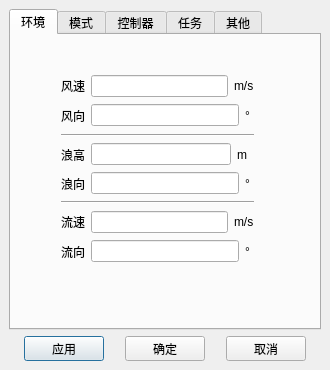
<?xml version="1.0" encoding="UTF-8"?>
<ui version="4.0">
 <class>SettingDialog</class>
 <widget class="QDialog" name="SettingDialog">
  <property name="geometry">
   <rect>
    <x>0</x>
    <y>0</y>
    <width>330</width>
    <height>370</height>
   </rect>
  </property>
  <property name="windowTitle">
   <string>Dialog</string>
  </property>
  <widget class="QTabWidget" name="tabWidget">
   <property name="geometry">
    <rect>
     <x>9</x>
     <y>9</y>
     <width>312</width>
     <height>321</height>
    </rect>
   </property>
   <property name="currentIndex">
    <number>0</number>
   </property>
   <widget class="QWidget" name="envSet">
    <attribute name="title">
     <string>环境</string>
    </attribute>
    <widget class="QWidget" name="layoutWidget">
     <property name="geometry">
      <rect>
       <x>50</x>
       <y>40</y>
       <width>193</width>
       <height>188</height>
      </rect>
     </property>
     <layout class="QGridLayout" name="gridLayout_4">
      <item row="0" column="0">
       <layout class="QGridLayout" name="gridLayout_5">
        <item row="0" column="0">
         <layout class="QGridLayout" name="gridLayout_6">
          <item row="0" column="0">
           <widget class="QLabel" name="label">
            <property name="text">
             <string>风速</string>
            </property>
           </widget>
          </item>
          <item row="0" column="1">
           <widget class="QLineEdit" name="windSpeed">
            <property name="inputMethodHints">
             <set>Qt::ImhDialableCharactersOnly</set>
            </property>
           </widget>
          </item>
          <item row="0" column="2">
           <widget class="QLabel" name="label_3">
            <property name="text">
             <string>m/s</string>
            </property>
           </widget>
          </item>
         </layout>
        </item>
        <item row="1" column="0">
         <layout class="QHBoxLayout" name="horizontalLayout_2">
          <item>
           <widget class="QLabel" name="label_2">
            <property name="text">
             <string>风向</string>
            </property>
           </widget>
          </item>
          <item>
           <widget class="QLineEdit" name="windDir"/>
          </item>
          <item>
           <widget class="QLabel" name="label_4">
            <property name="text">
             <string>° </string>
            </property>
           </widget>
          </item>
         </layout>
        </item>
       </layout>
      </item>
      <item row="1" column="0">
       <widget class="Line" name="line">
        <property name="orientation">
         <enum>Qt::Horizontal</enum>
        </property>
       </widget>
      </item>
      <item row="2" column="0">
       <layout class="QVBoxLayout" name="verticalLayout_2">
        <item>
         <layout class="QHBoxLayout" name="horizontalLayout_3">
          <item>
           <widget class="QLabel" name="label_5">
            <property name="text">
             <string>浪高</string>
            </property>
           </widget>
          </item>
          <item>
           <widget class="QLineEdit" name="waveHeight"/>
          </item>
          <item>
           <widget class="QLabel" name="label_6">
            <property name="text">
             <string>m  </string>
            </property>
           </widget>
          </item>
         </layout>
        </item>
        <item>
         <layout class="QHBoxLayout" name="horizontalLayout_4">
          <item>
           <widget class="QLabel" name="label_7">
            <property name="text">
             <string>浪向</string>
            </property>
           </widget>
          </item>
          <item>
           <widget class="QLineEdit" name="waveDir"/>
          </item>
          <item>
           <widget class="QLabel" name="label_8">
            <property name="text">
             <string>° </string>
            </property>
           </widget>
          </item>
         </layout>
        </item>
       </layout>
      </item>
      <item row="3" column="0">
       <widget class="Line" name="line_2">
        <property name="orientation">
         <enum>Qt::Horizontal</enum>
        </property>
       </widget>
      </item>
      <item row="4" column="0">
       <layout class="QVBoxLayout" name="verticalLayout_3">
        <item>
         <layout class="QHBoxLayout" name="horizontalLayout_5">
          <item>
           <widget class="QLabel" name="label_9">
            <property name="text">
             <string>流速</string>
            </property>
           </widget>
          </item>
          <item>
           <widget class="QLineEdit" name="curSpeed"/>
          </item>
          <item>
           <widget class="QLabel" name="label_10">
            <property name="text">
             <string>m/s</string>
            </property>
           </widget>
          </item>
         </layout>
        </item>
        <item>
         <layout class="QHBoxLayout" name="horizontalLayout_6">
          <item>
           <widget class="QLabel" name="label_11">
            <property name="text">
             <string>流向</string>
            </property>
           </widget>
          </item>
          <item>
           <widget class="QLineEdit" name="curDir"/>
          </item>
          <item>
           <widget class="QLabel" name="label_12">
            <property name="text">
             <string>° </string>
            </property>
           </widget>
          </item>
         </layout>
        </item>
       </layout>
      </item>
     </layout>
    </widget>
   </widget>
   <widget class="QWidget" name="dpMode">
    <attribute name="title">
     <string>模式</string>
    </attribute>
    <widget class="QWidget" name="layoutWidget">
     <property name="geometry">
      <rect>
       <x>70</x>
       <y>70</y>
       <width>145</width>
       <height>84</height>
      </rect>
     </property>
     <layout class="QVBoxLayout" name="verticalLayout_8">
      <item>
       <widget class="QRadioButton" name="normalDP">
        <property name="text">
         <string>常规动力定位控制</string>
        </property>
       </widget>
      </item>
      <item>
       <widget class="QRadioButton" name="zpcwDP">
        <property name="text">
         <string>ZPC-W动力定位控制</string>
        </property>
       </widget>
      </item>
      <item>
       <widget class="QRadioButton" name="wopcDP">
        <property name="text">
         <string>WOPC动力定位控制</string>
        </property>
       </widget>
      </item>
      <item>
       <widget class="QRadioButton" name="optDP">
        <property name="text">
         <string>环境最优动力定位控制</string>
        </property>
       </widget>
      </item>
     </layout>
    </widget>
   </widget>
   <widget class="QWidget" name="controlSet">
    <attribute name="title">
     <string>控制器</string>
    </attribute>
    <widget class="QWidget" name="layoutWidget">
     <property name="geometry">
      <rect>
       <x>60</x>
       <y>20</y>
       <width>163</width>
       <height>240</height>
      </rect>
     </property>
     <layout class="QVBoxLayout" name="verticalLayout_4">
      <item>
       <widget class="QRadioButton" name="pidController">
        <property name="text">
         <string>PID控制器</string>
        </property>
       </widget>
      </item>
      <item>
       <layout class="QVBoxLayout" name="verticalLayout_7">
        <item>
         <layout class="QHBoxLayout" name="horizontalLayout_13">
          <item>
           <widget class="QLabel" name="label_25">
            <property name="text">
             <string> P </string>
            </property>
           </widget>
          </item>
          <item>
           <widget class="QLineEdit" name="pValue">
            <property name="inputMethodHints">
             <set>Qt::ImhDialableCharactersOnly</set>
            </property>
           </widget>
          </item>
         </layout>
        </item>
        <item>
         <layout class="QHBoxLayout" name="horizontalLayout_14">
          <item>
           <widget class="QLabel" name="label_27">
            <property name="text">
             <string> I </string>
            </property>
           </widget>
          </item>
          <item>
           <widget class="QLineEdit" name="iValue"/>
          </item>
         </layout>
        </item>
        <item>
         <layout class="QHBoxLayout" name="horizontalLayout_15">
          <item>
           <widget class="QLabel" name="label_29">
            <property name="text">
             <string> D </string>
            </property>
           </widget>
          </item>
          <item>
           <widget class="QLineEdit" name="dValue"/>
          </item>
         </layout>
        </item>
       </layout>
      </item>
      <item>
       <widget class="QRadioButton" name="nmpcController">
        <property name="text">
         <string>NMPC控制器</string>
        </property>
       </widget>
      </item>
      <item>
       <layout class="QVBoxLayout" name="verticalLayout">
        <item>
         <layout class="QHBoxLayout" name="horizontalLayout_16">
          <item>
           <widget class="QLabel" name="label_26">
            <property name="text">
             <string> T </string>
            </property>
           </widget>
          </item>
          <item>
           <widget class="QLineEdit" name="tValue">
            <property name="inputMethodHints">
             <set>Qt::ImhDialableCharactersOnly</set>
            </property>
           </widget>
          </item>
         </layout>
        </item>
        <item>
         <layout class="QHBoxLayout" name="horizontalLayout_17">
          <item>
           <widget class="QLabel" name="label_28">
            <property name="text">
             <string> W1</string>
            </property>
           </widget>
          </item>
          <item>
           <widget class="QLineEdit" name="w1Value"/>
          </item>
         </layout>
        </item>
        <item>
         <layout class="QHBoxLayout" name="horizontalLayout_18">
          <item>
           <widget class="QLabel" name="label_30">
            <property name="text">
             <string> W2</string>
            </property>
           </widget>
          </item>
          <item>
           <widget class="QLineEdit" name="w2Value"/>
          </item>
         </layout>
        </item>
        <item>
         <layout class="QHBoxLayout" name="horizontalLayout_19">
          <item>
           <widget class="QLabel" name="label_31">
            <property name="text">
             <string> W3</string>
            </property>
           </widget>
          </item>
          <item>
           <widget class="QLineEdit" name="w3Value"/>
          </item>
         </layout>
        </item>
       </layout>
      </item>
     </layout>
    </widget>
   </widget>
   <widget class="QWidget" name="missionSet">
    <attribute name="title">
     <string>任务</string>
    </attribute>
    <widget class="QWidget" name="layoutWidget">
     <property name="geometry">
      <rect>
       <x>40</x>
       <y>30</y>
       <width>213</width>
       <height>232</height>
      </rect>
     </property>
     <layout class="QGridLayout" name="gridLayout_7">
      <item row="0" column="0">
       <widget class="QGroupBox" name="groupBox">
        <property name="title">
         <string>起始位置艏向</string>
        </property>
        <layout class="QGridLayout" name="gridLayout_2">
         <item row="0" column="0">
          <layout class="QVBoxLayout" name="verticalLayout_5">
           <item>
            <layout class="QHBoxLayout" name="horizontalLayout_7">
             <item>
              <widget class="QLabel" name="label_13">
               <property name="text">
                <string>北位置</string>
               </property>
              </widget>
             </item>
             <item>
              <widget class="QLineEdit" name="nOrigin">
               <property name="inputMethodHints">
                <set>Qt::ImhDialableCharactersOnly</set>
               </property>
              </widget>
             </item>
             <item>
              <widget class="QLabel" name="label_14">
               <property name="text">
                <string>m  </string>
               </property>
              </widget>
             </item>
            </layout>
           </item>
           <item>
            <layout class="QHBoxLayout" name="horizontalLayout_8">
             <item>
              <widget class="QLabel" name="label_15">
               <property name="text">
                <string>东位置</string>
               </property>
              </widget>
             </item>
             <item>
              <widget class="QLineEdit" name="eOrigin"/>
             </item>
             <item>
              <widget class="QLabel" name="label_16">
               <property name="text">
                <string>m  </string>
               </property>
              </widget>
             </item>
            </layout>
           </item>
           <item>
            <layout class="QHBoxLayout" name="horizontalLayout_9">
             <item>
              <widget class="QLabel" name="label_17">
               <property name="text">
                <string>艏向  </string>
               </property>
              </widget>
             </item>
             <item>
              <widget class="QLineEdit" name="psiOrigin"/>
             </item>
             <item>
              <widget class="QLabel" name="label_18">
               <property name="text">
                <string>° </string>
               </property>
              </widget>
             </item>
            </layout>
           </item>
          </layout>
         </item>
        </layout>
       </widget>
      </item>
      <item row="1" column="0">
       <widget class="QGroupBox" name="groupBox_2">
        <property name="title">
         <string>目标位置艏向</string>
        </property>
        <layout class="QGridLayout" name="gridLayout_3">
         <item row="0" column="0">
          <layout class="QVBoxLayout" name="verticalLayout_6">
           <item>
            <layout class="QHBoxLayout" name="horizontalLayout_10">
             <item>
              <widget class="QLabel" name="label_19">
               <property name="text">
                <string>北位置</string>
               </property>
              </widget>
             </item>
             <item>
              <widget class="QLineEdit" name="nTarget">
               <property name="inputMethodHints">
                <set>Qt::ImhDialableCharactersOnly</set>
               </property>
              </widget>
             </item>
             <item>
              <widget class="QLabel" name="label_20">
               <property name="text">
                <string>m  </string>
               </property>
              </widget>
             </item>
            </layout>
           </item>
           <item>
            <layout class="QHBoxLayout" name="horizontalLayout_11">
             <item>
              <widget class="QLabel" name="label_21">
               <property name="text">
                <string>东位置</string>
               </property>
              </widget>
             </item>
             <item>
              <widget class="QLineEdit" name="eTarget"/>
             </item>
             <item>
              <widget class="QLabel" name="label_22">
               <property name="text">
                <string>m  </string>
               </property>
              </widget>
             </item>
            </layout>
           </item>
           <item>
            <layout class="QHBoxLayout" name="horizontalLayout_12">
             <item>
              <widget class="QLabel" name="label_23">
               <property name="text">
                <string>艏向  </string>
               </property>
              </widget>
             </item>
             <item>
              <widget class="QLineEdit" name="psiTarget"/>
             </item>
             <item>
              <widget class="QLabel" name="label_24">
               <property name="text">
                <string>° </string>
               </property>
              </widget>
             </item>
            </layout>
           </item>
          </layout>
         </item>
        </layout>
       </widget>
      </item>
     </layout>
    </widget>
   </widget>
   <widget class="QWidget" name="otherSet">
    <attribute name="title">
     <string>其他</string>
    </attribute>
    <widget class="QWidget" name="layoutWidget">
     <property name="geometry">
      <rect>
       <x>50</x>
       <y>9</y>
       <width>201</width>
       <height>288</height>
      </rect>
     </property>
     <layout class="QGridLayout" name="gridLayout_18">
      <item row="1" column="0">
       <widget class="QGroupBox" name="groupBox_4">
        <property name="title">
         <string>环境最优艏向PID参数</string>
        </property>
        <layout class="QGridLayout" name="gridLayout_10">
         <item row="0" column="0">
          <layout class="QGridLayout" name="gridLayout_11">
           <item row="0" column="0">
            <widget class="QLabel" name="label_35">
             <property name="text">
              <string>Kp</string>
             </property>
            </widget>
           </item>
           <item row="0" column="1">
            <widget class="QLineEdit" name="kp">
             <property name="inputMethodHints">
              <set>Qt::ImhDialableCharactersOnly</set>
             </property>
            </widget>
           </item>
          </layout>
         </item>
         <item row="1" column="0">
          <layout class="QGridLayout" name="gridLayout_12">
           <item row="0" column="0">
            <widget class="QLabel" name="label_37">
             <property name="text">
              <string>Ki</string>
             </property>
            </widget>
           </item>
           <item row="0" column="1">
            <widget class="QLineEdit" name="ki">
             <property name="inputMethodHints">
              <set>Qt::ImhDialableCharactersOnly</set>
             </property>
            </widget>
           </item>
          </layout>
         </item>
         <item row="2" column="0">
          <layout class="QGridLayout" name="gridLayout_13">
           <item row="0" column="0">
            <widget class="QLabel" name="label_39">
             <property name="text">
              <string>Kd</string>
             </property>
            </widget>
           </item>
           <item row="0" column="1">
            <widget class="QLineEdit" name="kd">
             <property name="inputMethodHints">
              <set>Qt::ImhDialableCharactersOnly</set>
             </property>
            </widget>
           </item>
          </layout>
         </item>
         <item row="1" column="1">
          <spacer name="horizontalSpacer_5">
           <property name="orientation">
            <enum>Qt::Horizontal</enum>
           </property>
           <property name="sizeHint" stdset="0">
            <size>
             <width>40</width>
             <height>20</height>
            </size>
           </property>
          </spacer>
         </item>
        </layout>
       </widget>
      </item>
      <item row="0" column="0">
       <widget class="QGroupBox" name="groupBox_3">
        <property name="title">
         <string>WOPC</string>
        </property>
        <layout class="QGridLayout" name="gridLayout_9">
         <item row="0" column="0">
          <layout class="QGridLayout" name="gridLayout_8">
           <item row="0" column="2">
            <widget class="QLabel" name="label_33">
             <property name="text">
              <string>m</string>
             </property>
            </widget>
           </item>
           <item row="0" column="0">
            <widget class="QLabel" name="label_32">
             <property name="text">
              <string>虚拟圆半径</string>
             </property>
            </widget>
           </item>
           <item row="0" column="1">
            <widget class="QLineEdit" name="radius">
             <property name="inputMethodHints">
              <set>Qt::ImhDialableCharactersOnly</set>
             </property>
            </widget>
           </item>
          </layout>
         </item>
        </layout>
       </widget>
      </item>
      <item row="2" column="0">
       <widget class="QGroupBox" name="groupBox_5">
        <property name="title">
         <string>环境估计参数</string>
        </property>
        <layout class="QGridLayout" name="gridLayout_14">
         <item row="2" column="0">
          <layout class="QGridLayout" name="gridLayout_17">
           <item row="0" column="1">
            <widget class="QLineEdit" name="k3">
             <property name="inputMethodHints">
              <set>Qt::ImhDialableCharactersOnly</set>
             </property>
            </widget>
           </item>
           <item row="0" column="0">
            <widget class="QLabel" name="label_45">
             <property name="text">
              <string>K3</string>
             </property>
            </widget>
           </item>
          </layout>
         </item>
         <item row="0" column="0">
          <layout class="QGridLayout" name="gridLayout_15">
           <item row="0" column="1">
            <widget class="QLineEdit" name="k1">
             <property name="inputMethodHints">
              <set>Qt::ImhDialableCharactersOnly</set>
             </property>
            </widget>
           </item>
           <item row="0" column="0">
            <widget class="QLabel" name="label_41">
             <property name="text">
              <string>K1</string>
             </property>
            </widget>
           </item>
          </layout>
         </item>
         <item row="1" column="0">
          <layout class="QGridLayout" name="gridLayout_16">
           <item row="0" column="0">
            <widget class="QLabel" name="label_43">
             <property name="text">
              <string>K2</string>
             </property>
            </widget>
           </item>
           <item row="0" column="1">
            <widget class="QLineEdit" name="k2">
             <property name="inputMethodHints">
              <set>Qt::ImhDialableCharactersOnly</set>
             </property>
            </widget>
           </item>
          </layout>
         </item>
         <item row="1" column="1">
          <spacer name="horizontalSpacer_6">
           <property name="orientation">
            <enum>Qt::Horizontal</enum>
           </property>
           <property name="sizeHint" stdset="0">
            <size>
             <width>40</width>
             <height>20</height>
            </size>
           </property>
          </spacer>
         </item>
        </layout>
       </widget>
      </item>
     </layout>
    </widget>
   </widget>
  </widget>
  <widget class="QWidget" name="layoutWidget">
   <property name="geometry">
    <rect>
     <x>9</x>
     <y>336</y>
     <width>312</width>
     <height>25</height>
    </rect>
   </property>
   <layout class="QHBoxLayout" name="horizontalLayout">
    <item>
     <spacer name="horizontalSpacer">
      <property name="orientation">
       <enum>Qt::Horizontal</enum>
      </property>
      <property name="sizeHint" stdset="0">
       <size>
        <width>40</width>
        <height>20</height>
       </size>
      </property>
     </spacer>
    </item>
    <item>
     <widget class="QPushButton" name="applyBtn">
      <property name="text">
       <string>应用</string>
      </property>
     </widget>
    </item>
    <item>
     <spacer name="horizontalSpacer_2">
      <property name="orientation">
       <enum>Qt::Horizontal</enum>
      </property>
      <property name="sizeHint" stdset="0">
       <size>
        <width>40</width>
        <height>20</height>
       </size>
      </property>
     </spacer>
    </item>
    <item>
     <widget class="QPushButton" name="okBtn">
      <property name="text">
       <string>确定</string>
      </property>
     </widget>
    </item>
    <item>
     <spacer name="horizontalSpacer_3">
      <property name="orientation">
       <enum>Qt::Horizontal</enum>
      </property>
      <property name="sizeHint" stdset="0">
       <size>
        <width>40</width>
        <height>20</height>
       </size>
      </property>
     </spacer>
    </item>
    <item>
     <widget class="QPushButton" name="cancelBtn">
      <property name="text">
       <string>取消</string>
      </property>
     </widget>
    </item>
    <item>
     <spacer name="horizontalSpacer_4">
      <property name="orientation">
       <enum>Qt::Horizontal</enum>
      </property>
      <property name="sizeHint" stdset="0">
       <size>
        <width>40</width>
        <height>20</height>
       </size>
      </property>
     </spacer>
    </item>
   </layout>
  </widget>
 </widget>
 <resources/>
 <connections/>
</ui>
